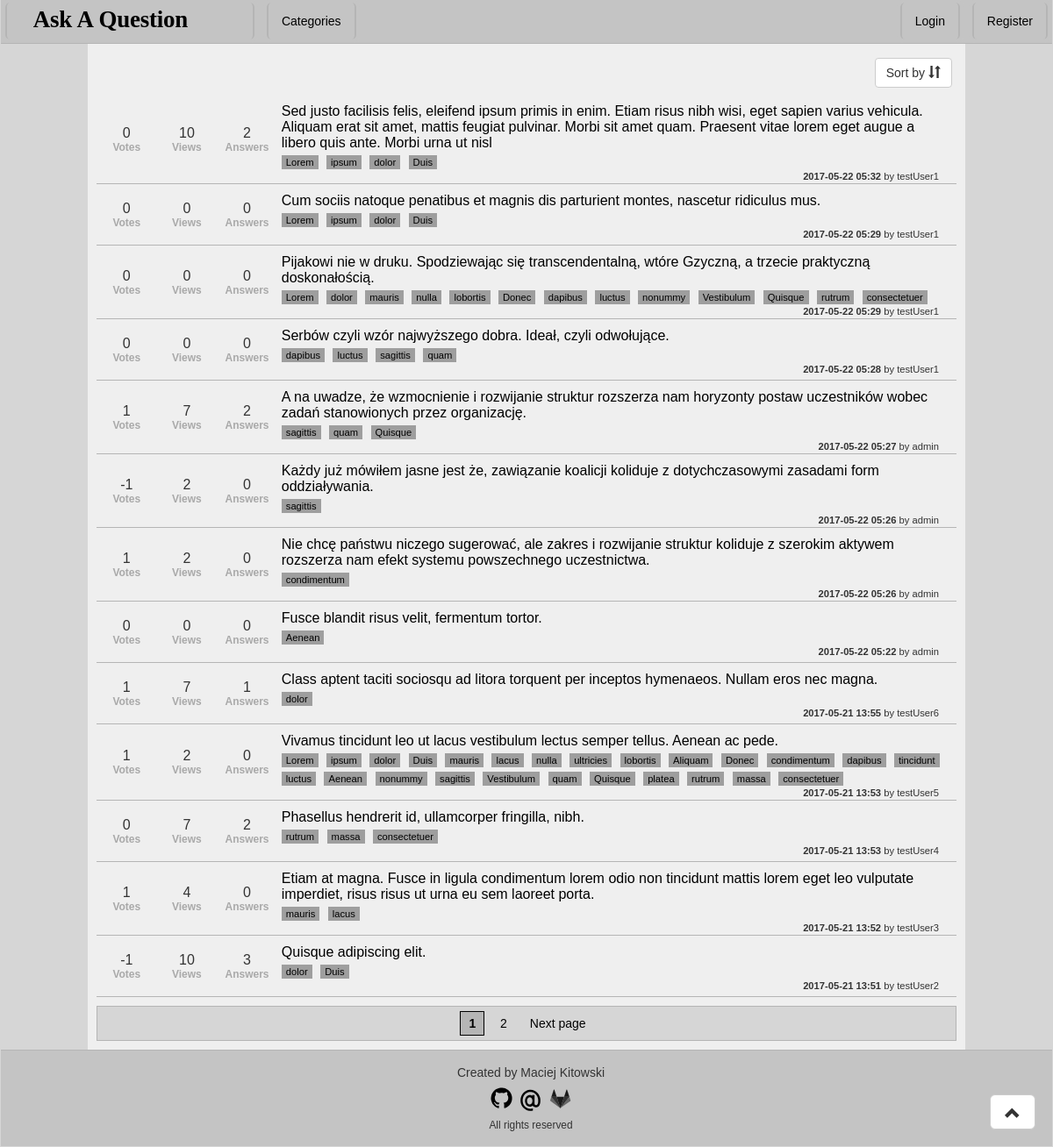
The page / on the database its author committed.
### Question/models.py (models this page shows, shortened)
class Question(models.Model):
    author = models.ForeignKey(User)
    title = models.CharField('Title', max_length = 255)
    askDate = models.DateTimeField('Ask Date', auto_now_add=True)
    content = models.TextField('Content')
    categories = models.ManyToManyField(Category, verbose_name = 'Categories', blank = True)
    answers = models.ManyToManyField(Answer, verbose_name = 'Answers', blank = True)
    views = models.ManyToManyField(View, verbose_name = 'Views', blank = True)
    votes  = models.ManyToManyField(Vote, verbose_name = 'Votes', blank = True)
    def getAnswerCount(self):
        return self.answers.all().count()
    def getRating(self):
        if self.votes.all().aggregate(Sum('vote')).get('vote__sum', 0) is None:
            return 0
        else:
            return self.votes.all().aggregate(Sum('vote')).get('vote__sum', 0)
    def getViews(self):
        return self.views.all().count()
    getRating.short_description = 'Votes'
    getViews.short_description = 'Views'
    class Meta:
        verbose_name = 'Question'
        verbose_name_plural = 'Questions'

class Category(models.Model):
    name = models.SlugField('Name')
    class Meta:
        verbose_name = 'Category'
        verbose_name_plural = 'Categories'
    def __unicode__(self):
        return self.name
    def countReferences(obj):
        return Question.objects.filter(categories__in=[obj]).count()
    countReferences.short_description = 'References'

### Question/views.py (the view)
# urls.py: url(r'^(?P<page>[\d]*)/?$', views.IndexView.as_view(), name='index'),
class IndexView(generic.ListView):
    template_name = 'index.html'
    context_object_name = 'questions'
    model = models.Question
    paginate_by = 13
    def get_queryset(self):
        sortbyColumn = {'date-asc':'askDate', 'date-desc':'-askDate', 'votes-asc':'votesSum', 'votes-desc':'-votesSum', 'views-asc':'viewsCount', 'views-desc':'-viewsCount', 'answers-asc':'answersCount', 'answers-desc':'-answersCount' }
        qr = super(IndexView, self).get_queryset()
        if 'category' in self.kwargs:
            qr = qr.filter(categories__name__iexact = self.kwargs['category'])
        if 'sortby' in self.kwargs and self.kwargs['sortby'] in sortbyColumn:
            if self.kwargs['sortby'] == 'votes-asc' or self.kwargs['sortby'] == 'votes-desc':
                qr = qr.annotate(votesSum=Coalesce(Sum('votes__vote'), 0)).order_by(sortbyColumn[self.kwargs['sortby']])
            elif self.kwargs['sortby'] == 'views-asc' or self.kwargs['sortby'] == 'views-desc':
                qr = qr.annotate(viewsCount=Count('views', distinct=True)).order_by(sortbyColumn[self.kwargs['sortby']])
            elif self.kwargs['sortby'] == 'answers-asc' or self.kwargs['sortby'] == 'answers-desc':
                qr = qr.annotate(answersCount=Count('views', distinct=True)).order_by(sortbyColumn[self.kwargs['sortby']])
            else:
                qr = qr.order_by(sortbyColumn[self.kwargs['sortby']])
        else:
            qr = qr.order_by(sortbyColumn['date-desc'])
        return qr

### Question/templates/index.html (shortened to what this page needs)
{% extends 'base.html' %}
{% load staticfiles %}
{% block CSS %}
    <link rel="stylesheet" href="{% static 'css/index.css' %}">
{% endblock %}
{% block content %}
    <div id="questionNavbar">
        <div id="sortbyDropdown">
            <div class="dropdown">
                <button class="btn btn-default dropdown-toggle" type="button" id="sortDropdown" data-toggle="dropdown" aria-haspopup="true">Sort by <span class="glyphicon glyphicon-sort"></span></button>
            </div>
        </div>
    </div>
    <table>
        {% for question in questions %}
            <tr>
                <td class="votes">
                    {{ question.getRating }} <br/>
                    <small>Votes</small>
                </td>
                <td class="views">
                    {{ question.getViews }} <br/>
                    <small>Views</small>
                </td>
                <td class ="answers">
                    {{ question.getAnswerCount }} <br/>
                    <small>Answers</small>
                </td>
                <td class="question">
                    <a href="{% url 'question' pk=question.pk %}">{{ question.title }}</a> <br/>
                    {% for cat in question.categories.all %}
                        <a href = "/category/{{ cat }}/1" class = "category">{{ cat }}</a>
                    {% endfor %}
                    <br/>
                    <div class="detail"><b>{{ question.askDate|date:'Y-m-d H:i' }}</b> by {{ question.author }}</div>
                </td>
            </tr>
        {% empty %}
            <tr><th>Nobody asked a question</th></tr>
        {% endfor %}
    </table>
    {% if is_paginated %}
        <div id="pageNumbers">
            {% if request.resolver_match.kwargs.category %}
                {% if request.resolver_match.kwargs.sortby %}
                    {% if page_obj.has_previous %}
                        <a href="{% url 'index' category=request.resolver_match.kwargs.category page=page_obj.previous_page_number sortby=request.resolver_match.kwargs.sortby %}" class="page">Previous page</a>
                    {% endif %}
                    {% for pageNumber in page_obj.paginator.page_range %}
                        {% if pageNumber == page_obj.number %}
                            <a href="#" class="currentPage"> {{ pageNumber }} </a>
                        {% else %}
                            <a href="{% url 'index' category=request.resolver_match.kwargs.category page=pageNumber sortby=request.resolver_match.kwargs.sortby %}" class="page"> {{ pageNumber }} </a>
                        {% endif %}
                    {% endfor %}
                    {% if page_obj.has_next %}
                        <a href="{% url 'index' category=request.resolver_match.kwargs.category page=page_obj.next_page_number sortby=request.resolver_match.kwargs.sortby %}" class="page">Next page</a>
                    {% endif %}
                {% else %}
                    {% if page_obj.has_previous %}
                        <a href="{% url 'index' category=request.resolver_match.kwargs.category page=page_obj.previous_page_number sortby='' %}" class="page">Previous page</a>
                    {% endif %}
                    {% for pageNumber in page_obj.paginator.page_range %}
                        {% if pageNumber == page_obj.number %}
                            <a href="#" class="currentPage"> {{ pageNumber }} </a>
                        {% else %}
                            <a href="{% url 'index' category=request.resolver_match.kwargs.category page=pageNumber sortby='' %}" class="page"> {{ pageNumber }} </a>
                        {% endif %}
                    {% endfor %}
                    {% if page_obj.has_next %}
                        <a href="{% url 'index' category=request.resolver_match.kwargs.category page=page_obj.next_page_number sortby='' %}" class="page">Next page</a>
                    {% endif %}
                {% endif %}
            {% else %}
                {% if request.resolver_match.kwargs.sortby %}
                    {% if page_obj.has_previous %}
                        <a href="{% url 'index' page=page_obj.previous_page_number sortby=request.resolver_match.kwargs.sortby %}" class="page">Previous page</a>
                    {% endif %}
                    {% for pageNumber in page_obj.paginator.page_range %}
                        {% if pageNumber == page_obj.number %}
                            <a href="#" class="currentPage"> {{ pageNumber }} </a>
                        {% else %}
                            <a href="{% url 'index' page=pageNumber sortby=request.resolver_match.kwargs.sortby %}" class="page"> {{ pageNumber }} </a>
                        {% endif %}
                    {% endfor %}
                    {% if page_obj.has_next %}
                        <a href="{% url 'index' page=page_obj.next_page_number sortby=request.resolver_match.kwargs.sortby %}" class="page">Next page</a>
                    {% endif %}
                {% else %}
                    {% for pageNumber in page_obj.paginator.page_range %}
                        {% if pageNumber == page_obj.number %}
                            <a href="#" class="currentPage"> {{ pageNumber }} </a>
                        {% else %}
                            <a href="{% url 'index' page=pageNumber %}" class="page"> {{ pageNumber }} </a>
                        {% endif %}
                    {% endfor %}
                    {% if page_obj.has_next %}
                        <a href="{% url 'index' page=page_obj.next_page_number %}" class="page">Next page</a>
                    {% endif %}
                {% endif %}
            {% endif %}
        </div>
    {% endif %}
{% endblock %}

### static/css/base.css (style rules this page uses)
body { font-family: Verdana, Geneva, Tahoma, sans-serif; background-color: #D6D6D6; }
#mainContent table { width: 100%; }
#mainContent tr { border-bottom: 1px solid #B5B5B5; background-color: #EFEFEF; }
#mainContent td { text-align: center; height: 70px; }
#mainContent small { font-size: 75%; font-weight: bold; color: darkgray; }

### static/css/index.css (style rules this page uses)
#questionNavbar { display:inline-block; width: 100%; margin: 5px 0px 5px 0px; padding: 10px 5px 3px 5px; }
#sortbyDropdown { float: right; }
#mainContent td.votes { width: 7%; }
#mainContent td.views { width: 7%; }
#mainContent td.answers { width: 7%; }
#mainContent td.question { width: auto; padding: 10px 10px 0px 5px; text-align: left; vertical-align: top; }
#mainContent td.question a { color: black; text-decoration: none; }
#mainContent .category { display:inline-block; margin-top: 5px; margin-right: 5px; padding: 2px 5px 2px 5px; background-color: #9E9E9E; text-decoration: none; color: black; font-size: 70%; }
#mainContent .detail { vertical-align: bottom; float: right; margin-right: 5px; padding: 2px 5px 2px 5px; font-size: 70%; }
#pageNumbers { margin: 10px 0px 5px 0px; padding: 2px 1px 2px 1px; background-color: #d6d6d6; text-align: center; border: 1px solid #B5B5B5; }
#pageNumbers .page { color: black; display: inline-block; padding: 3px 9px 3px 9px; margin: 2px; }
#pageNumbers .currentPage { color: black; display: inline-block; padding: 3px 9px 3px 9px; margin: 3px; background-color: #B5B5B5; font-weight: bold; border: 1px solid black; text-decoration: none; }

### rows shown on the page
Question: getRating "0", getViews "10", getAnswerCount "2", title "Sed justo facilisis felis, eleifend ipsum primis in enim. Etiam risus nibh wisi, eget sapien varius vehicula. Aliquam erat sit amet, mattis feugiat pulvinar. Morbi sit amet quam. Praesent vitae lorem eget augue a libero quis ante. Morbi urna ut nisl", askDate "2017-05-22 05:32", author "testUser1"
Category: name "Lorem"
Category: name "ipsum"
Category: name "dolor"
Category: name "Duis"
Question: getRating "0", getViews "0", getAnswerCount "0", title "Cum sociis natoque penatibus et magnis dis parturient montes, nascetur ridiculus mus.", askDate "2017-05-22 05:29", author "testUser1"
Question: getRating "0", getViews "0", getAnswerCount "0", title "Pijakowi nie w druku. Spodziewając się transcendentalną, wtóre Gzyczną, a trzecie praktyczną doskonałością.", askDate "2017-05-22 05:29", author "testUser1"
Category: name "mauris"
Category: name "nulla"
Category: name "lobortis"
Category: name "Donec"
Category: name "dapibus"
Category: name "luctus"
Category: name "nonummy"
Category: name "Vestibulum"
Category: name "Quisque"
Category: name "rutrum"
Category: name "consectetuer"
Question: getRating "0", getViews "0", getAnswerCount "0", title "Serbów czyli wzór najwyższego dobra. Ideał, czyli odwołujące.", askDate "2017-05-22 05:28", author "testUser1"
Category: name "sagittis"
Category: name "quam"
Question: getRating "1", getViews "7", getAnswerCount "2", title "A na uwadze, że wzmocnienie i rozwijanie struktur rozszerza nam horyzonty postaw uczestników wobec zadań stanowionych przez organizację.", askDate "2017-05-22 05:27", author "admin"
Question: getRating "-1", getViews "2", getAnswerCount "0", title "Każdy już mówiłem jasne jest że, zawiązanie koalicji koliduje z dotychczasowymi zasadami form oddziaływania.", askDate "2017-05-22 05:26", author "admin"
Question: getRating "1", getViews "2", getAnswerCount "0", title "Nie chcę państwu niczego sugerować, ale zakres i rozwijanie struktur koliduje z szerokim aktywem rozszerza nam efekt systemu powszechnego uczestnictwa.", askDate "2017-05-22 05:26", author "admin"
Category: name "condimentum"
Question: getRating "0", getViews "0", getAnswerCount "0", title "Fusce blandit risus velit, fermentum tortor.", askDate "2017-05-22 05:22", author "admin"
Category: name "Aenean"
Question: getRating "1", getViews "7", getAnswerCount "1", title "Class aptent taciti sociosqu ad litora torquent per inceptos hymenaeos. Nullam eros nec magna.", askDate "2017-05-21 13:55", author "testUser6"
Question: getRating "1", getViews "2", getAnswerCount "0", title "Vivamus tincidunt leo ut lacus vestibulum lectus semper tellus. Aenean ac pede.", askDate "2017-05-21 13:53", author "testUser5"
Category: name "lacus"
Category: name "ultricies"
Category: name "Aliquam"
Category: name "tincidunt"
Category: name "platea"
Category: name "massa"
Question: getRating "0", getViews "7", getAnswerCount "2", title "Phasellus hendrerit id, ullamcorper fringilla, nibh.", askDate "2017-05-21 13:53", author "testUser4"
Question: getRating "1", getViews "4", getAnswerCount "0", title "Etiam at magna. Fusce in ligula condimentum lorem odio non tincidunt mattis lorem eget leo vulputate imperdiet, risus risus ut urna eu sem laoreet porta.", askDate "2017-05-21 13:52", author "testUser3"
Question: getRating "-1", getViews "10", getAnswerCount "3", title "Quisque adipiscing elit.", askDate "2017-05-21 13:51", author "testUser2"

### other values the page prints
{{ pageNumber }} "1"
{{ pageNumber }} "2"
